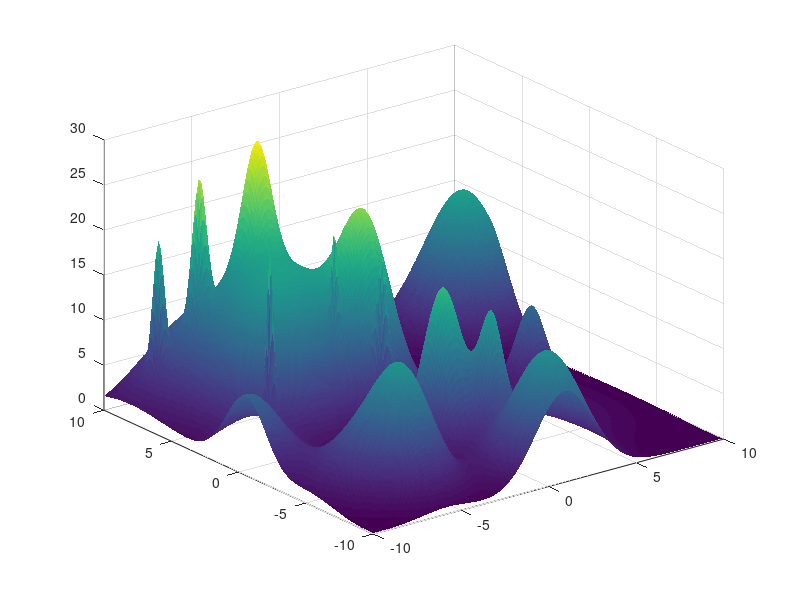
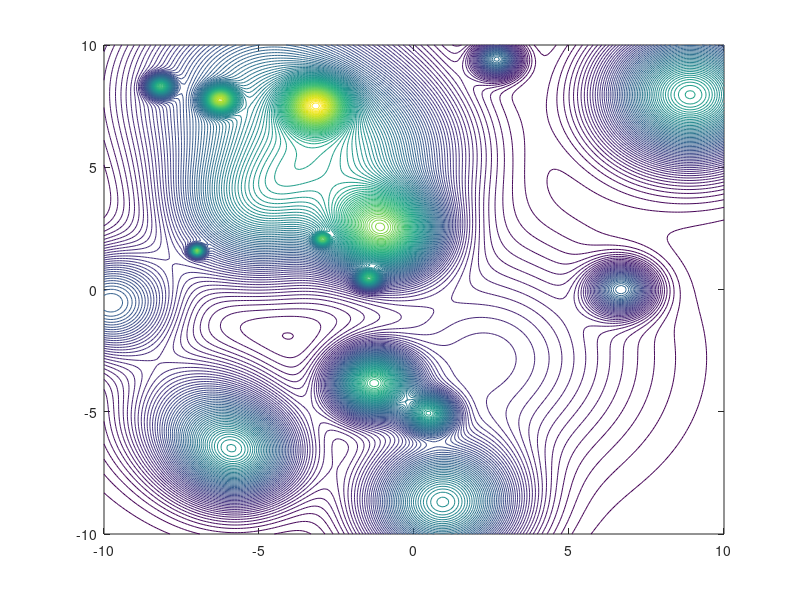

These charts were generated, in order, by the following MATLAB code: (Note: this script raises an error after producing the figures.)
clc 
clear all

XMin = -10;
XMax = 10;
YMin = -10;
YMax = 10;

MaxAmpli = 18;
MinAmpli = 3;

addpath('Reference/c2xyz/');
addpath('Reference/export/');

%% Random Radial Basis functions in space 
disp('3D case with random path - 10 rbf:');
N = 20 % number of random functions
stepMesh = 0.1;
Z = zeros((XMax-XMin)/stepMesh+1,(XMax-XMin)/stepMesh+1);
[X,Y] = meshgrid(XMin:stepMesh:XMax);
% random variance in [a;b] = [0.2;1.5]
variances = 0.2 + (1.5-0.2).*rand(N,1);
% random amplitude 
amplitudes = MinAmpli + (MaxAmpli-MinAmpli).*rand(N,1);
% Random Xcenters in [-XMin;xMax]
Xcenters = XMin+ (XMax-XMin).*rand(N,1);
Ycenters = YMin+ (YMax-YMin).*rand(N,1);

esp=zeros(N,1);
esp=1./(2*(variances).^2);
for i=1:1:N
    disp('step:')
    disp(i)
    Xci=Xcenters(i,1)*ones((XMax-XMin)/stepMesh+1,((XMax-XMin)/stepMesh+1)*2);
    Yci=Ycenters(i,1)*ones((YMax-YMin)/stepMesh+1,((YMax-YMin)/stepMesh+1)*2);
    disp('Radial Basis Function: [amplitude,variance,center]');
    disp(amplitudes(i,1))
    disp(variances(i,1))
    disp(Xcenters(i,1))
    disp(Ycenters(i,1))
    Z = Z + amplitudes(i,1)*exp(-((X-Xci(:,1:((XMax-XMin)/stepMesh+1))).^2+(Y-Yci(:,((XMax-XMin)/stepMesh+2):((YMax-YMin)/stepMesh+1)*2)).^2)*esp(i,1).^2);
end
figure(1);
start = surf(X,Y,Z,'LineStyle','none','FaceLighting','phong');

%% Analyze data -  Post elaboration 
% Contour[Required]
% 
% figure(2)
% grid on
% axis equal
% % axis tight
% % contour(X,Y,Z);
figure(2)
 cl = contour(X,Y,Z,100);
[x1,y1,z1] = C2xyz(cl);
% 
% % countours at 0.8
% h=[0.8,0.8]
% contour(X,Y,Z,h)
%% isaolate regions of interest
% Same ad the commented code above + more options
figure(3)
hold on; % Allows plotting atop the preexisting peaks plot. 
threshold = MaxAmpli*0.9;
sector.numberOfZones = 1;
% analyze all the level curves
for n = find(floor(z1)==floor(threshold)); 
   %n
   %xTh(1,n) = x1{n};
   %yTh(1,n) = y1{n};
   hold on;
   plot(x1{n},y1{n},'k-','linewidth',3);
   sector.zones(sector.numberOfZones).x(1,1:size(x1{n},2)) = x1{n}(1,:);
   sector.zones(sector.numberOfZones).y(1,1:size(x1{n},2)) = y1{n}(1,:);
   sector.numberOfZones = sector.numberOfZones + 1;
end
title('Contours of interest');
hold off
disp('Number of zones founded:');
disp(sector.numberOfZones);

%% Convert to BW

%Remove frames
set(gca, 'visible', 'off')
set(gcf, 'color', 'w');

%%// Get the figure as a uint8 variable
im = export_fig;

%//  Output binary image
BW = ~im2bw(uint8(255.*im2double(im)),0.99);

%%// Remove
BW = bwmorph(BW,'skel',Inf);
bwFig = figure(4);
imshow(BW)
title('BW sectors');
% Save it
saveas(4, 'sectors1', 'png');

%% Centroids

stats = regionprops(BW,'Centroid','MajorAxisLength','MinorAxisLength',...
    'Orientation','Eccentricity','Extrema','BoundingBox','ConvexArea',...
    'ConvexHull','ConvexImage')

% Plot centroids in negative image
centroids = cat(1, stats.Centroid);
imshow(BW)
hold on
plot(centroids(:,1),centroids(:,2), 'b*')
hold off

% Plot centroids in convex sectors
h = figure(5)
CH_objects = bwconvhull(BW,'objects',8);
    imshow(CH_objects);
hold on
plot(centroids(:,1),centroids(:,2), 'b*')
hold off
title('Objects Convex Hull + centroids');
    
% Plot elliptic approximation

%imshow(BW)
hold on

phi = linspace(0,2*pi,50);
cosphi = cos(phi);
sinphi = sin(phi);

for k = 1:length(stats)
    xbar = stats(k).Centroid(1);
    ybar = stats(k).Centroid(2);

    a = stats(k).MajorAxisLength/2;
    b = stats(k).MinorAxisLength/2;

    theta = pi*stats(k).Orientation/180;
    R = [ cos(theta)   sin(theta)
         -sin(theta)   cos(theta)];

    xy = [a*cosphi; b*sinphi];
    xy = R*xy;

    x = xy(1,:) + xbar;
    y = xy(2,:) + ybar;

    plot(x,y,'r','LineWidth',2);

end
hold off

% Plot and save extrema
figure(5)
hold on
for secteur = 1:size(stats,1)    
    for i = 1:8
        plot(stats(secteur,1).Extrema(i,1),stats(secteur,1).Extrema(i,2),'gO')
        hold on
    end
    hold on
end


%% Scaling sectors up by a factor of K

% k=10
% %figure(9)
% % For each sector
% figure(4)
% for i=1:sector.numberOfZones-3
%     
%     % for each point of the sector
%     for j=1:size(sector.zones(i).x,2)-2    
%         
%         plot(sector.zones(i).x(1,j),sector.zones(i).y(1,j),'-k','LineWidth',5)
%         v=[sector.zones(i).x(1,j) - stats(i).Centroid(1); sector.zones(i).y(1,j) - stats(i).Centroid(2)];
%         sector.zone(i).x(1,j) = sector.zones(i).x(1,j) + k*v(1) ;
%         sector.zone(i).y(1,j) = sector.zones(i).y(1,j) + k*v(2) ;
%         hold on
%         %plot(sector.zone(i).x(1,j),sector.zone(i).y(1,j),'-r','LineWidth',3)
%     end
%     
%     %plot(centroids(i,1),centroids(i,2), 'r*')
%     %hold on
% end
% hold off


%% Plot bounding box
% figure(5)
% hold on
% for secteur = 1:size(stats,1)    
%         rectangle('Position',stats(secteur,1).BoundingBox,'EdgeColor','r','LineWidth',10,'LineStyle','--');
% end

%% Plots Global convexHull figure

% figure(6)
% title('Union Convex Hull');
% CH = bwconvhull(BW);
% imshow(CH);

%% Calculate sectors

set(0,'CurrentFigure',h);
voronoi(centroids(:,1),centroids(:,2))

set(0,'CurrentFigure',bwFig);
voronoi(centroids(:,1),centroids(:,2))
